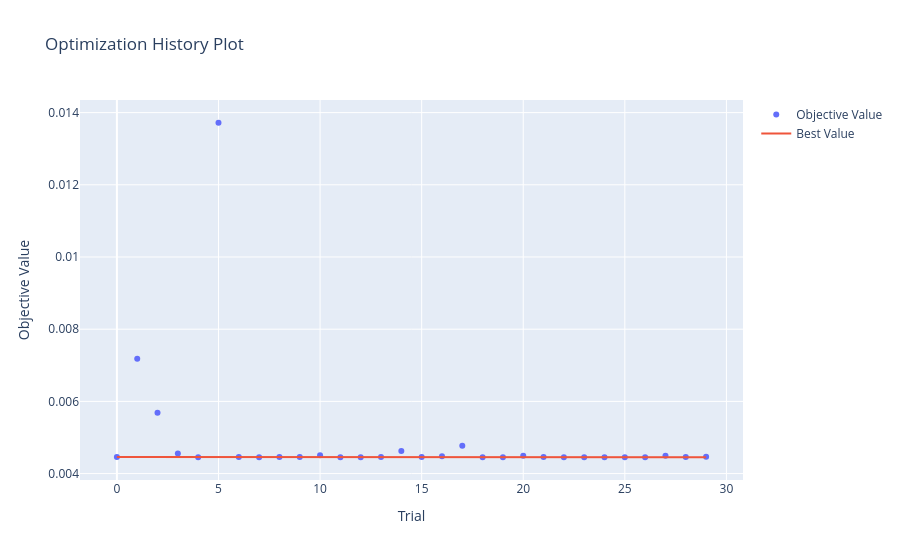
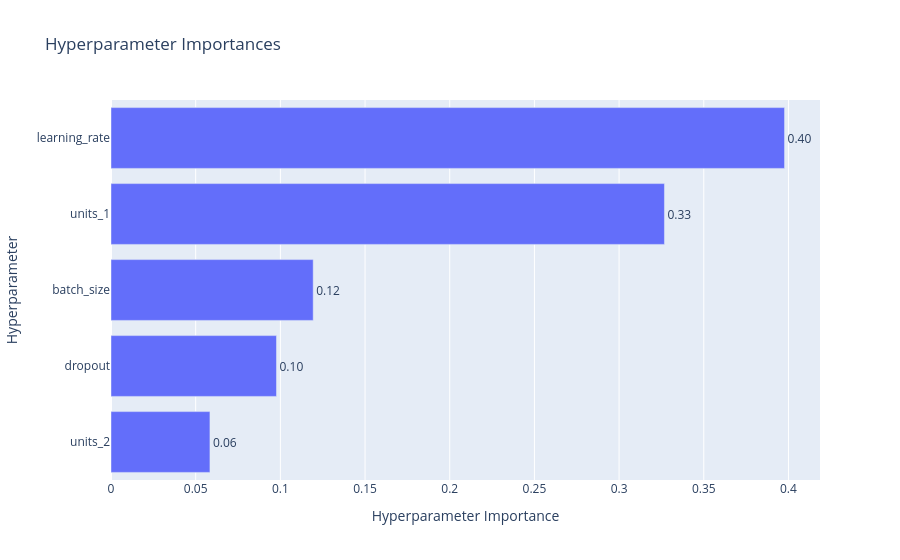

Notebook code cell kept with these figures, in order:
### Code cell
exibir_graficos_optuna(study)

### Figure 1 — Plotly figure (JSON) as saved in the notebook; plotly's stock layout.template omitted (floating-point values rounded to 4 significant figures)
{"data": [{"mode": "markers", "name": "Objective Value", "type": "scatter", "x": [0, 1, 2, 3, 4, 5, 6, 7, 8, 9, 10, 11, 12, 13, 14, 15, 16, 17, 18, 19, 20, 21, 22, 23, 24, 25, 26, 27, 28, 29], "y": [0.004457, 0.00718, 0.005684, 0.004554, 0.004453, 0.01372, 0.004462, 0.004454, 0.004462, 0.004457, 0.004508, 0.004453, 0.004454, 0.004462, 0.004623, 0.004459, 0.004477, 0.004772, 0.004453, 0.004454, 0.004492, 0.004456, 0.004456, 0.004456, 0.004454, 0.004453, 0.004454, 0.004497, 0.004457, 0.004467]}, {"mode": "lines", "name": "Best Value", "type": "scatter", "x": [0, 1, 2, 3, 4, 5, 6, 7, 8, 9, 10, 11, 12, 13, 14, 15, 16, 17, 18, 19, 20, 21, 22, 23, 24, 25, 26, 27, 28, 29], "y": [0.004457, 0.004457, 0.004457, 0.004457, 0.004453, 0.004453, 0.004453, 0.004453, 0.004453, 0.004453, 0.004453, 0.004453, 0.004453, 0.004453, 0.004453, 0.004453, 0.004453, 0.004453, 0.004453, 0.004453, 0.004453, 0.004453, 0.004453, 0.004453, 0.004453, 0.004453, 0.004453, 0.004453, 0.004453, 0.004453]}, {"marker": {"color": "#cccccc"}, "mode": "markers", "name": "Infeasible Trial", "showlegend": false, "type": "scatter", "x": [], "y": []}], "layout": {"title": {"text": "Optimization History Plot"}, "xaxis": {"title": {"text": "Trial"}}, "yaxis": {"title": {"text": "Objective Value"}}}}

### Figure 2 — Plotly figure (JSON) as saved in the notebook; plotly's stock layout.template omitted (floating-point values rounded to 4 significant figures)
{"data": [{"cliponaxis": false, "hovertemplate": ["units_2 (IntDistribution): 0.058416132069580975<extra></extra>", "dropout (FloatDistribution): 0.09771968455213327<extra></extra>", "batch_size (CategoricalDistribution): 0.1193873095458147<extra></extra>", "units_1 (IntDistribution): 0.32678352460395943<extra></extra>", "learning_rate (FloatDistribution): 0.3976933492285117<extra></extra>"], "name": "Objective Value", "orientation": "h", "text": ["0.06", "0.10", "0.12", "0.33", "0.40"], "textposition": "outside", "type": "bar", "x": [0.05842, 0.09772, 0.1194, 0.3268, 0.3977], "y": ["units_2", "dropout", "batch_size", "units_1", "learning_rate"]}], "layout": {"title": {"text": "Hyperparameter Importances"}, "xaxis": {"title": {"text": "Hyperparameter Importance"}}, "yaxis": {"title": {"text": "Hyperparameter"}}}}
